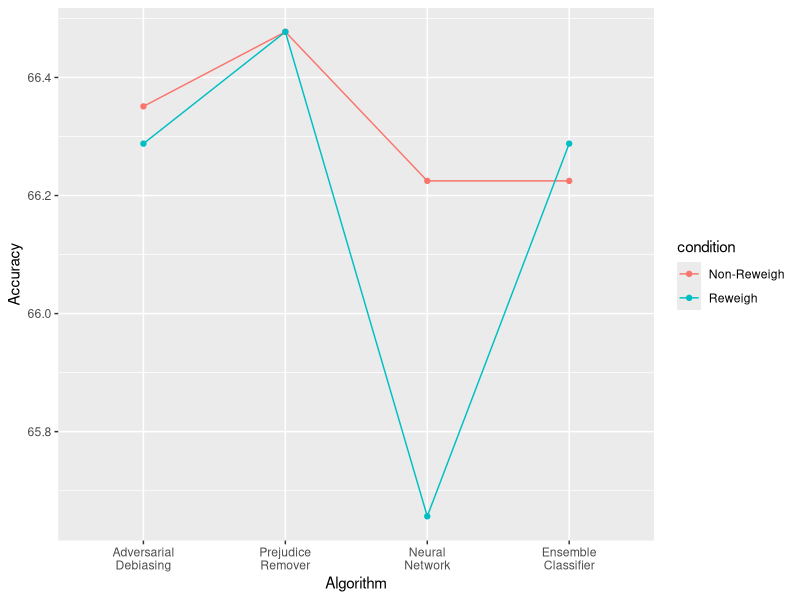
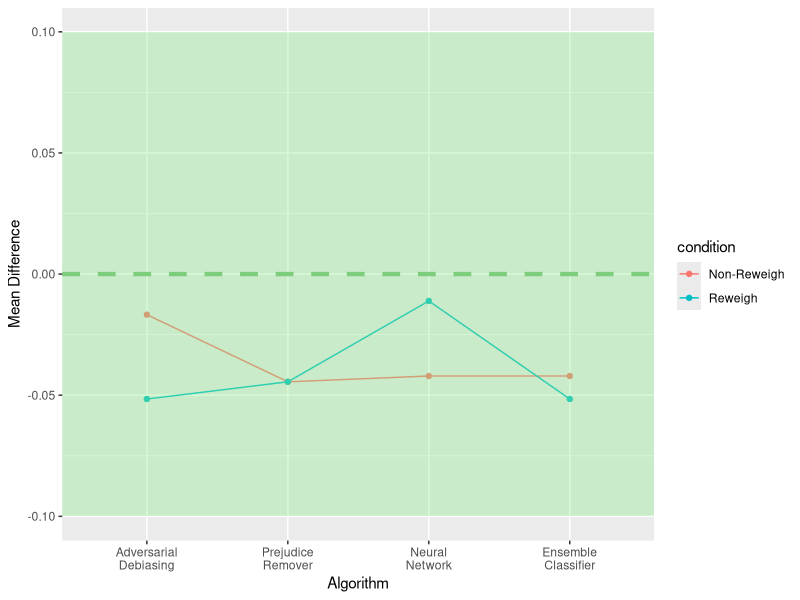
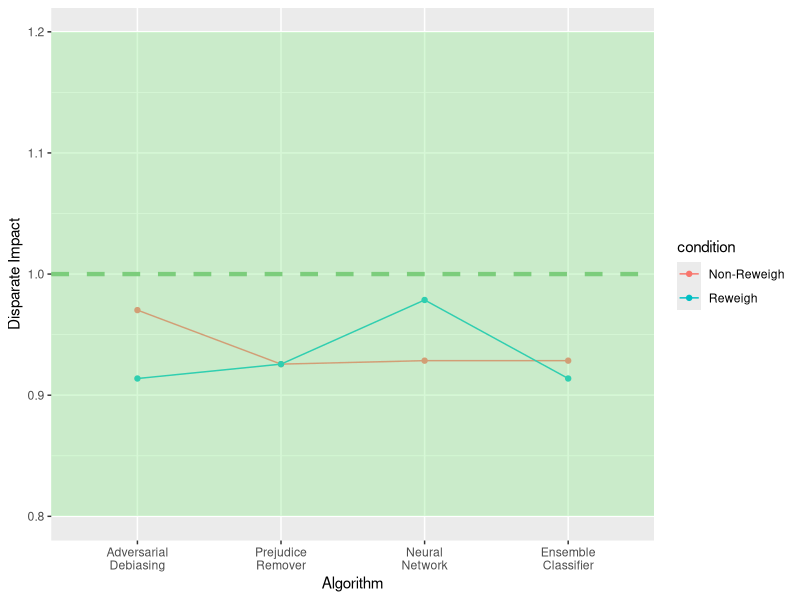
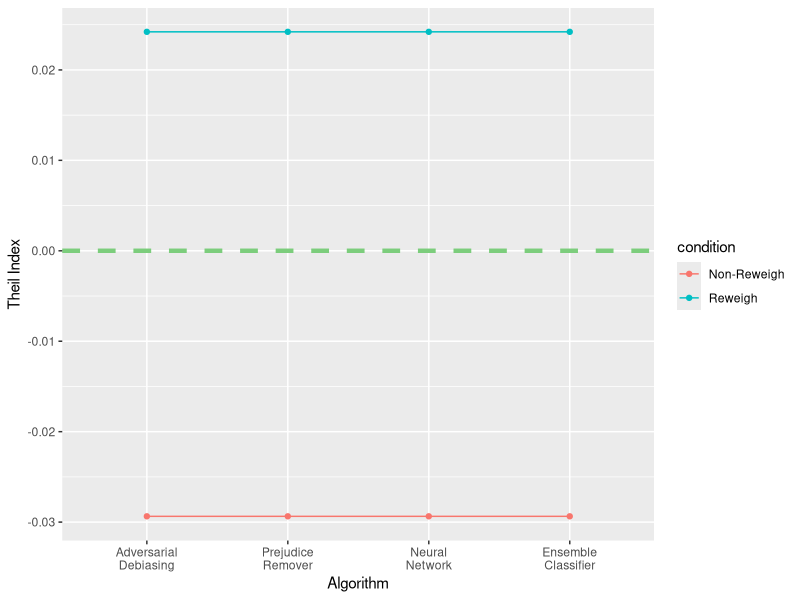

Here is the R script that generated these plots, in order: (Note: this script raises an error after producing the figures.)
library(ggplot2)
library(reshape2)
library(plyr)
library(dplyr)

setwd("/Users/zahrafitrianti/Documents/ML18")

# add these lines to your python code
# df_compas_reweigh.to_csv("df_compas_reweigh.csv", encoding='utf-8')
# df_compas_nonreweigh.to_csv("df_compas_nonreweigh.csv", encoding='utf-8')

rew <- read.csv("df_compas_reweigh.csv")
non_rew <- read.csv("df_compas_nonreweigh.csv")

status <- c("Non-Reweigh","Non-Reweigh","Non-Reweigh","Non-Reweigh","Non-Reweigh","Non-Reweigh")
non_rew$Status <- status
status <- c("Reweigh","Reweigh","Reweigh","Reweigh","Reweigh","Reweigh")
rew$Status <- status

accuracy <- rbind(non_rew[c(1),], rew[c(1),])
accuracy_df <- data.frame(t(accuracy[-6]))
colnames(accuracy_df) <- accuracy[, 6]
accuracy_df = accuracy_df[-1,]
accuracy_df$algo <- c(1,2,3,4)
accuracy_long <- melt(accuracy_df,
                 id.vars = "algo",
                 measure.vars = c("Non-Reweigh","Reweigh"),
                 variable.name = "condition")
accuracy_long$value <- as.numeric(as.character(accuracy_long$value)) * 100
accuracy_long$metric <- 1

mean_diff <- rbind(non_rew[c(2),], rew[c(2),])
mean_diff_df <- data.frame(t(mean_diff[-6]))
colnames(mean_diff_df) <- mean_diff[, 6]
mean_diff_df = mean_diff_df[-1,]
mean_diff_df$algo <- c(1,2,3,4)
mean_diff_long <- melt(mean_diff_df,
                      id.vars = "algo",
                      measure.vars = c("Non-Reweigh","Reweigh"),
                      variable.name = "condition")
mean_diff_long$metric <- 2
mean_diff_long$value <- as.numeric(as.character(mean_diff_long$value))

eq_opp <- rbind(non_rew[c(4),], rew[c(4),])
eq_opp_df <- data.frame(t(eq_opp[-6]))
colnames(eq_opp_df) <- eq_opp[, 6]
eq_opp_df = eq_opp_df[-1,]
eq_opp_df$algo <- c(1,2,3,4)
eq_opp_long <- melt(eq_opp_df,
                       id.vars = "algo",
                       measure.vars = c("Non-Reweigh","Reweigh"),
                       variable.name = "condition")
eq_opp_long$metric <- 5
eq_opp_long$value <- as.numeric(as.character(eq_opp_long$value))


disp_impact <- rbind(non_rew[c(3),], rew[c(3),])
disp_impact_df <- data.frame(t(disp_impact[-6]))
colnames(disp_impact_df) <- disp_impact[, 6]
disp_impact_df = disp_impact_df[-1,]
disp_impact_df$algo <- c(1,2,3,4)
disp_impact_long <- melt(disp_impact_df,
                      id.vars = "algo",
                      measure.vars = c("Non-Reweigh","Reweigh"),
                      variable.name = "condition")
disp_impact_long$value <- as.numeric(as.character(disp_impact_long$value))
disp_impact_long$metric <- 3


theil <- rbind(non_rew[c(4),], rew[c(4),])
theil_df <- data.frame(t(theil[-6]))
colnames(theil_df) <- theil[, 6]
theil_df = theil_df[-1,]
theil_df$algo <- c(1,2,3,4)
theil_long <- melt(theil_df,
                      id.vars = "algo",
                      measure.vars = c("Non-Reweigh","Reweigh"),
                      variable.name = "condition")
theil_long$metric <- 4
theil_long$value <- as.numeric(as.character(theil_long$value))

p1 <- ggplot(data=accuracy_long, aes(x=factor(algo), y=value, group=condition, colour=condition)) +
  geom_line() +
  geom_point() +
  labs (x = "Algorithm",
        y = "Accuracy") +
  scale_x_discrete(labels = c("1" = "Adversarial\nDebiasing", "2" = "Prejudice\nRemover", "3" = "Neural\nNetwork", "4" = "Ensemble\nClassifier"))

p2 <- ggplot(data=mean_diff_long, aes(x=factor(algo), y=value, group=condition, colour=condition), axes = FALSE) +
  geom_line() +
  geom_point() +
  geom_rect(aes(xmin = -Inf, xmax = Inf, ymin = -0.1, ymax = 0.1),
            fill = "palegreen2", alpha = 0.05,color = NA) +
  geom_hline(yintercept=0, linetype="dashed",
             color = "palegreen3", size=1.5) +
  labs (x = "Algorithm",
        y = "Mean Difference") +
  scale_x_discrete(labels = c("1" = "Adversarial\nDebiasing", "2" = "Prejudice\nRemover", "3" = "Neural\nNetwork", "4" = "Ensemble\nClassifier"))

p3 <- ggplot(data=disp_impact_long, aes(x=factor(algo), y=value, group=condition, colour=condition)) +
  geom_line() +
  geom_point() +
  geom_rect(aes(xmin = -Inf, xmax = Inf, ymin = 0.8, ymax = 1.2),
            fill = "palegreen2", alpha = 0.05,color = NA) +
  geom_hline(yintercept=1, linetype="dashed",
             color = "palegreen3", size=1.5) +
  labs (x = "Algorithm",
        y = "Disparate Impact") +
  scale_x_discrete(labels = c("1" = "Adversarial\nDebiasing", "2" = "Prejudice\nRemover", "3" = "Neural\nNetwork", "4" = "Ensemble\nClassifier"))

p4 <- ggplot(data=theil_long, aes(x=factor(algo), y=value, group=condition, colour=condition), axes = FALSE) +
  geom_line() +
  geom_point() +
  geom_hline(yintercept=0, linetype="dashed",
             color = "palegreen3", size=1.5) +
  labs (x = "Algorithm",
        y = "Theil Index") +
  scale_x_discrete(labels = c("1" = "Adversarial\nDebiasing", "2" = "Prejudice\nRemover", "3" = "Neural\nNetwork", "4" = "Ensemble\nClassifier"))

multiplot(p1, p2, p3, p4, cols=2)
